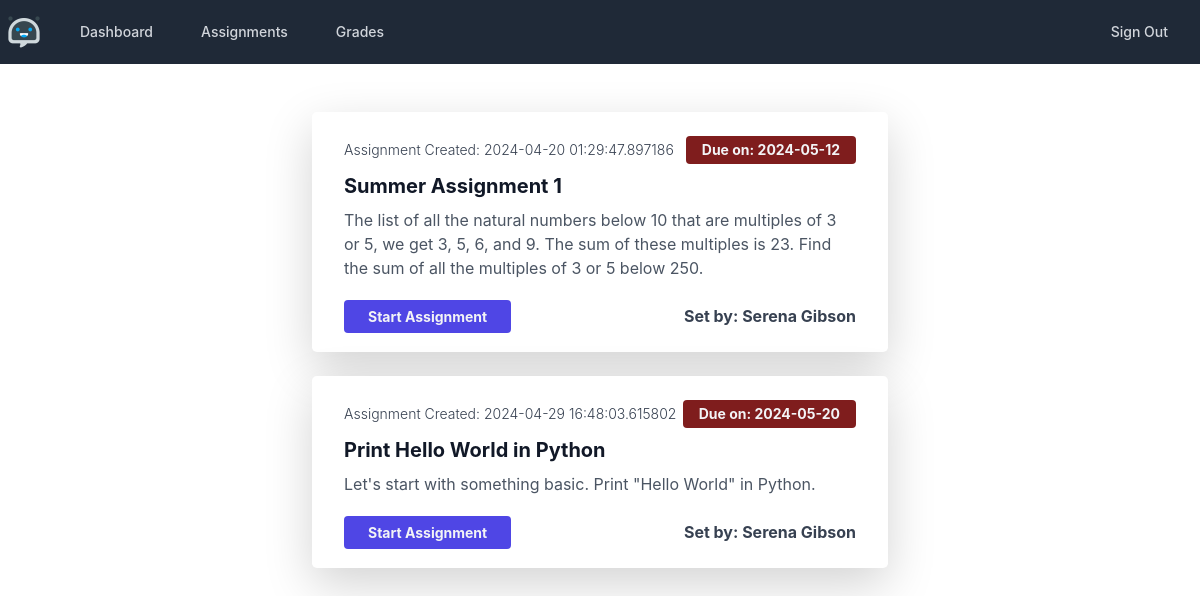
The app's page /assignments (signed in) with its own data.
### models.py (models this page shows, shortened)
class Assignment(db.Model):
    __tablename__ = 'assignments'
    __table_args__ = {'extend_existing': True}
    assignment_id = db.Column(db.Integer, primary_key=True)
    name = db.Column(db.String(100), nullable=False)
    description = db.Column(db.String(500), nullable=False)
    set_by = db.Column(db.String(50), nullable=False)
    created_on = db.Column(db.DateTime, nullable=False)
    due_date = db.Column(db.String(10), nullable=False)

### assignments/views.py (the view)
@assignments_blueprint.route('/assignments', methods=['POST', 'GET'])
@login_required
@required_roles('student')
def assignments():
    all_assignments = Assignment.query.all()
    if len(all_assignments) != 0:
        return render_template('assignments/assignments.html',
                               assignments=all_assignments)
    else:
        flash('No assignments set.')
    return render_template('assignments/assignments.html')

### app.py (called while the page is built)
@login_manager.user_loader
def load_user(user_id):
    return User.query.get(int(user_id))

### models.py (called while the page is built)
def required_roles(*roles):
    def wrapper(f):
        @wraps(f)
        def wrapped(*args, **kwargs):
            if current_user.role not in roles:
                return render_template('error/403.html')
            return f(*args, **kwargs)
        return wrapped
    return wrapper

### templates/assignments/assignments.html (shortened to what this page needs)
<!DOCTYPE html>
<html lang="en">
<head>
</head>
<body>
{% extends 'base.html' %}
{% block content %}
    <div class="w-full max-w-xl mx-auto mt-5">
        {% if assignments %}
            {% for assignment in assignments %}
                <div class="max-w-2xl px-8 py-4 my-4 bg-white rounded-lg shadow-lg">
                    <div class="flex items-center justify-between">
                <span class="text-sm font-light text-gray-700">
                    Assignment Created: {{ assignment.created_on }}
                </span>
                        <span class="px-3 py-1 text-sm font-bold text-gray-100 bg-red-900 rounded">
                   Due on: {{ assignment.due_date }}
                </span>
                    </div>
                    <div class="mt-2">
                <span class="text-xl font-bold text-gray-900" tabindex="0" role="link">
                    {{ assignment.name }}
                </span>
                        <p class="mt-2 text-gray-600">
                            {{ assignment.description }}
                        </p>
                    </div>
                    <div class="flex items-center justify-between mt-4">
                        <form method="POST">
                        <a href="{{ url_for('assignments.start_assignment', id=assignment.assignment_id) }}"
                           class="px-4 py-2 text-sm font-bold text-gray-100 bg-indigo-600
                           hover:text-gray-100 rounded"
                           tabindex="0" role="button">
                            Start Assignment
                        </a>
                        </form>
                        <div class="flex items-center">
                    <span class="font-bold text-gray-700">
                        Set by: {{ assignment.set_by }}
                    </span>
                        </div>
                    </div>
                </div>
            {% endfor %}
        {% endif %}
    </div>
{% endblock %}

### records on screen
Assignment: created_on "2024-04-20 01:29:47.897186", due_date "2024-05-12", name "Summer Assignment 1", description "The list of all the natural numbers below 10 that are multiples of 3 or 5, we get 3, 5, 6, and 9. The sum of these multiples is 23. Find the sum of all the multiples of 3 or 5 below 250.", set_by "Serena Gibson"
Assignment: created_on "2024-04-29 16:48:03.615802", due_date "2024-05-20", name "Print Hello World in Python", description "Let's start with something basic. Print \"Hello World\" in Python.", set_by "Serena Gibson"
